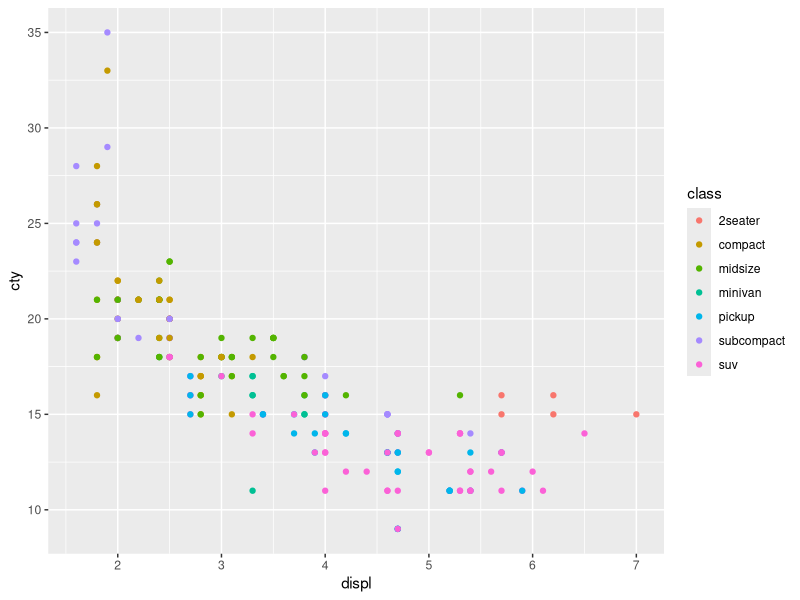
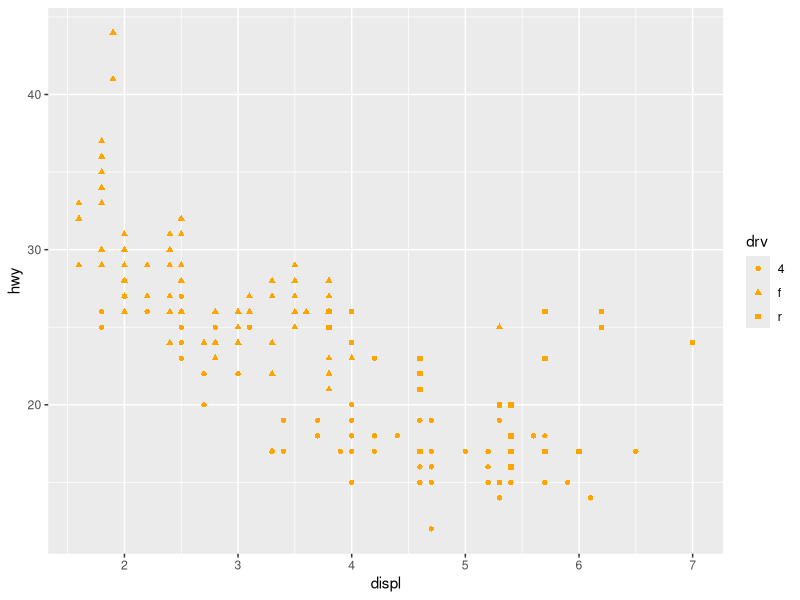
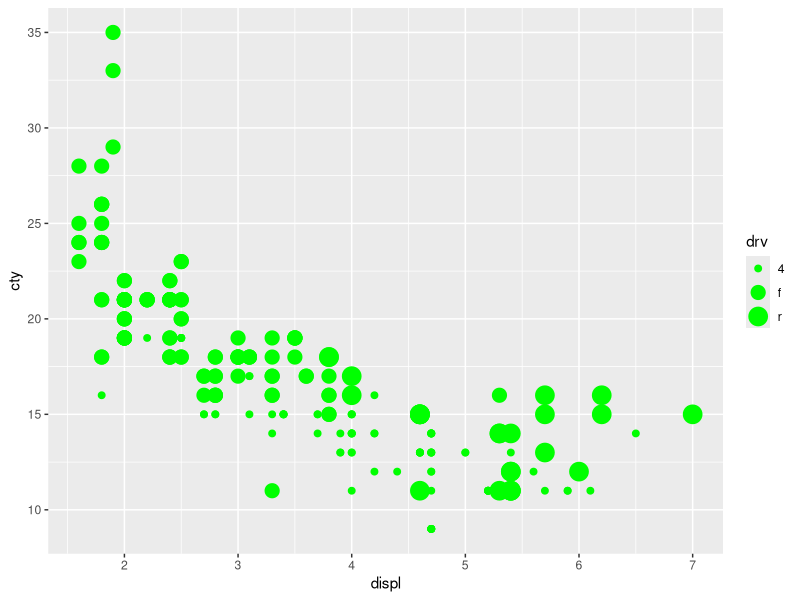
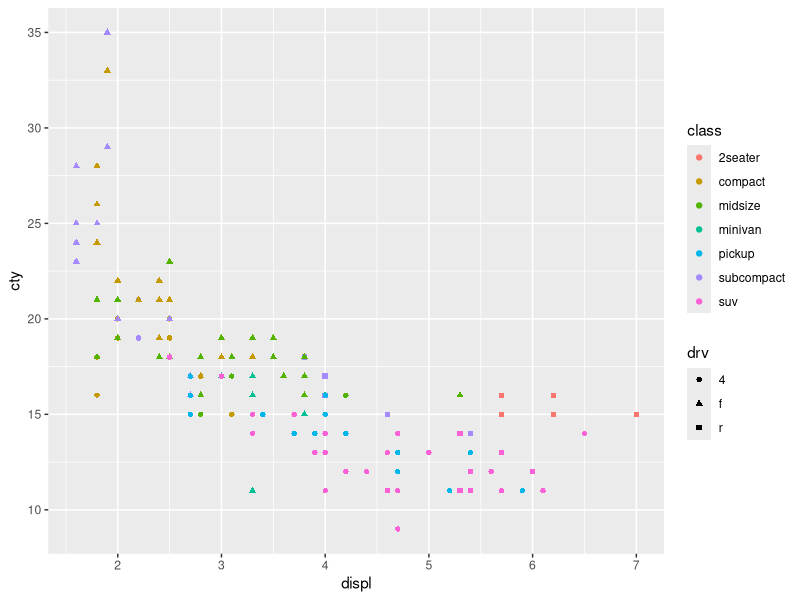
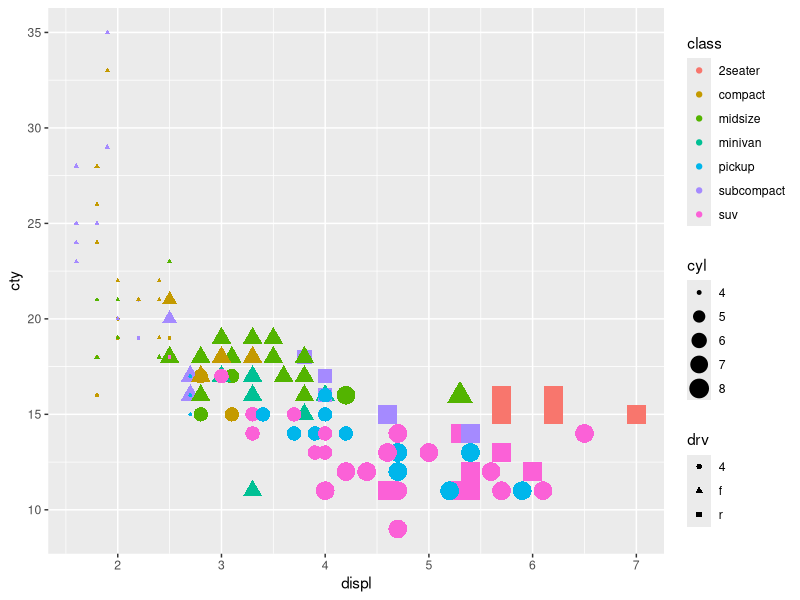
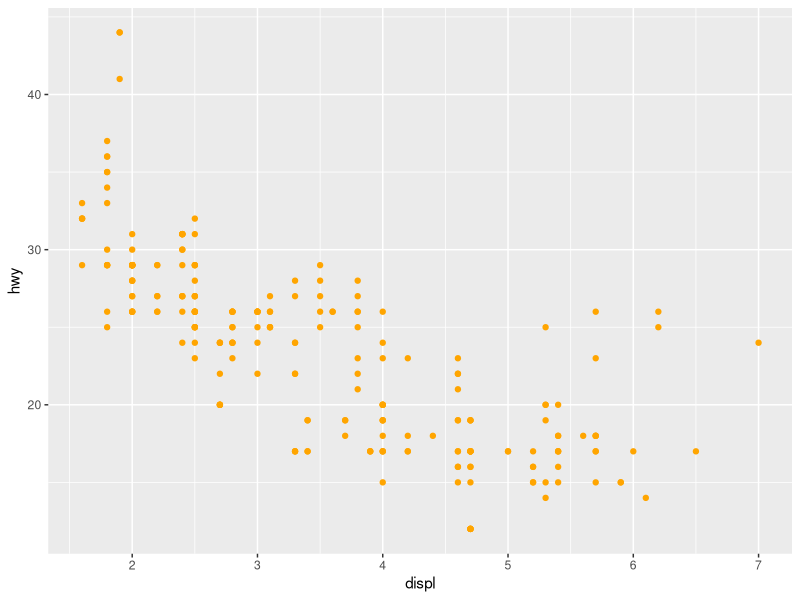
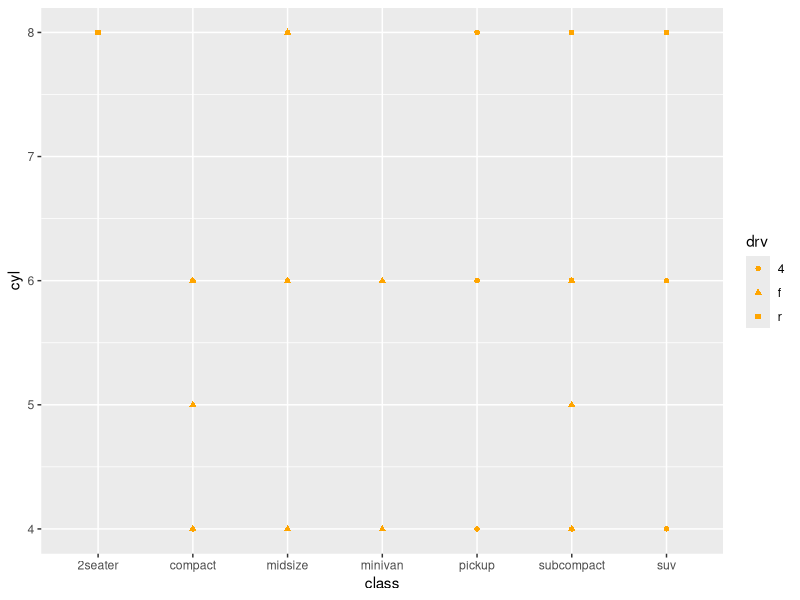
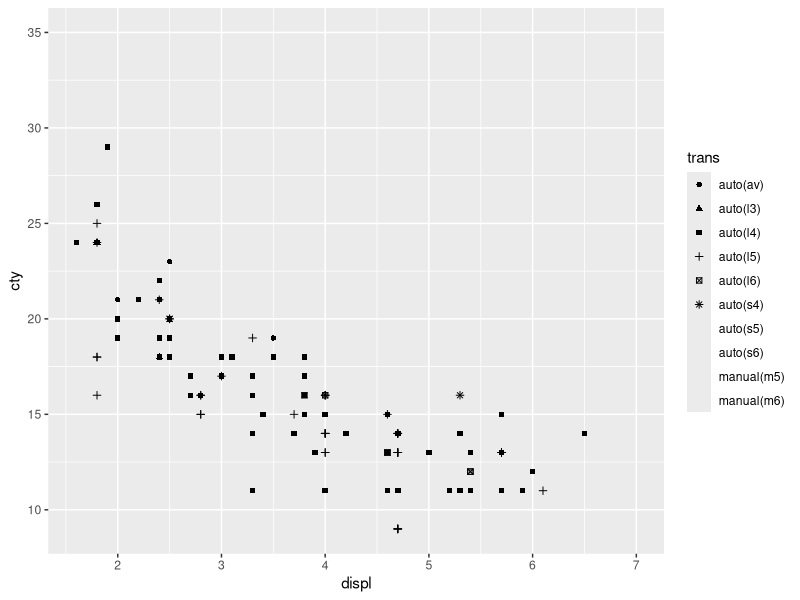

These figures' R source, in order:
## ---- chunk 1
library(ggplot2)
data("mpg")
## ---- chunk 2
#1
ggplot(mpg, aes(x=displ, y = cty, colour = class)) +  geom_point()
## ---- chunk 3
#2
ggplot(mpg, aes(x=displ, y = hwy, shape = drv)) + 
  	geom_point(colour = "orange")

## ---- chunk 4
#3
ggplot(mpg, aes(x=displ, y = cty, size = drv)) + 
 geom_point(colour="green")


## ---- chunk 5
#4
ggplot(mpg, aes(x=displ, y = cty, shape=drv, colour=class)) + 
 geom_point()

## ---- chunk 6
#5
ggplot(mpg, aes(x=displ, y = cty, shape=drv, colour=class, size = cyl)) + 
 geom_point()

## ---- chunk 7
#6
ggplot(mpg, aes(x=displ, y = hwy)) + 
 geom_point(colour = "orange")

## ---- chunk 8
#7
ggplot(mpg, aes(x=class, y = cyl, shape=drv)) + 
 geom_point(colour = "orange")

## ---- chunk 9
#8
ggplot(mpg, aes(x=displ, y = cty, shape=trans)) + 
 geom_point()

